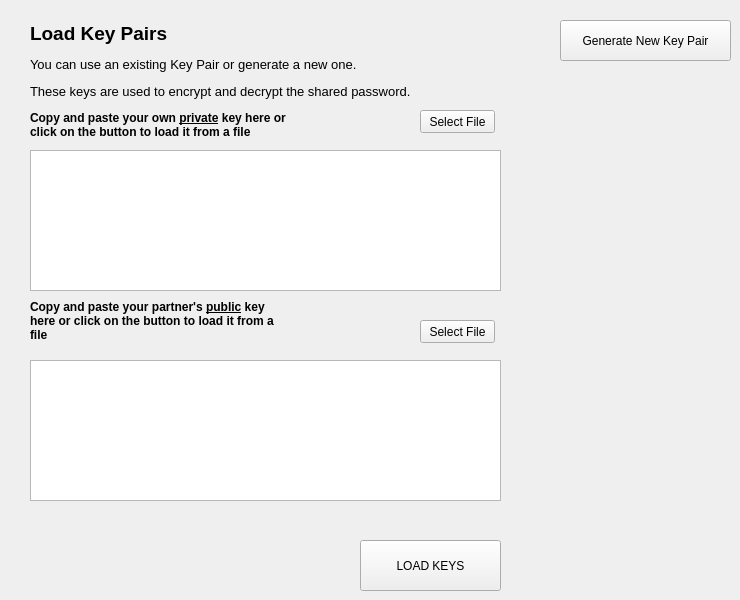
    <widget class="QWidget" name="tab_3">
     <attribute name="title">
      <string>Load Key Pairs</string>
     </attribute>
     <widget class="QTextEdit" name="textEdit">
      <property name="geometry">
       <rect>
        <x>30</x>
        <y>150</y>
        <width>471</width>
        <height>141</height>
       </rect>
      </property>
     </widget>
     <widget class="QLabel" name="label_15">
      <property name="geometry">
       <rect>
        <x>30</x>
        <y>20</y>
        <width>491</width>
        <height>81</height>
       </rect>
      </property>
      <property name="text">
       <string>&lt;html&gt;&lt;head/&gt;&lt;body&gt;&lt;p&gt;&lt;span style=&quot; font-size:14pt; font-weight:600;&quot;&gt;Load Key Pairs&lt;/span&gt;&lt;/p&gt;&lt;p&gt;&lt;span style=&quot; font-size:10pt;&quot;&gt;You can use an existing Key Pair or generate a new one.&lt;/span&gt;&lt;/p&gt;&lt;p&gt;&lt;span style=&quot; font-size:10pt;&quot;&gt;These keys are used to encrypt and decrypt the shared password. &lt;/span&gt;&lt;/p&gt;&lt;/body&gt;&lt;/html&gt;</string>
      </property>
     </widget>
     <widget class="QLabel" name="label_17">
      <property name="geometry">
       <rect>
        <x>30</x>
        <y>110</y>
        <width>261</width>
        <height>31</height>
       </rect>
      </property>
      <property name="text">
       <string>&lt;html&gt;&lt;head/&gt;&lt;body&gt;&lt;p&gt;&lt;span style=&quot; font-weight:600;&quot;&gt;Copy and paste your own &lt;/span&gt;&lt;span style=&quot; font-weight:600; text-decoration: underline;&quot;&gt;private&lt;/span&gt;&lt;span style=&quot; font-weight:600;&quot;&gt; key here or click on the button to load it from a file&lt;/span&gt;&lt;/p&gt;&lt;/body&gt;&lt;/html&gt;</string>
      </property>
      <property name="wordWrap">
       <bool>true</bool>
      </property>
     </widget>
     <widget class="QTextEdit" name="textEdit_3">
      <property name="geometry">
       <rect>
        <x>30</x>
        <y>360</y>
        <width>471</width>
        <height>141</height>
       </rect>
      </property>
     </widget>
     <widget class="QLabel" name="label_18">
      <property name="geometry">
       <rect>
        <x>30</x>
        <y>300</y>
        <width>261</width>
        <height>41</height>
       </rect>
      </property>
      <property name="text">
       <string>&lt;html&gt;&lt;head/&gt;&lt;body&gt;&lt;p&gt;&lt;span style=&quot; font-weight:600;&quot;&gt;Copy and paste your partner's &lt;/span&gt;&lt;span style=&quot; font-weight:600; text-decoration: underline;&quot;&gt;public&lt;/span&gt;&lt;span style=&quot; font-weight:600;&quot;&gt; key here or click on the button to load it from a file&lt;/span&gt;&lt;/p&gt;&lt;/body&gt;&lt;/html&gt;</string>
      </property>
      <property name="wordWrap">
       <bool>true</bool>
      </property>
     </widget>
     <widget class="QPushButton" name="pushButton">
      <property name="geometry">
       <rect>
        <x>420</x>
        <y>110</y>
        <width>75</width>
        <height>23</height>
       </rect>
      </property>
      <property name="text">
       <string>Select File</string>
      </property>
     </widget>
     <widget class="QPushButton" name="pushButton_3">
      <property name="geometry">
       <rect>
        <x>420</x>
        <y>320</y>
        <width>75</width>
        <height>23</height>
       </rect>
      </property>
      <property name="text">
       <string>Select File</string>
      </property>
     </widget>
     <widget class="QPushButton" name="pushButton_4">
      <property name="geometry">
       <rect>
        <x>360</x>
        <y>540</y>
        <width>141</width>
        <height>51</height>
       </rect>
      </property>
      <property name="text">
       <string>LOAD KEYS</string>
      </property>
     </widget>
     <widget class="QLabel" name="label_21">
      <property name="geometry">
       <rect>
        <x>420</x>
        <y>70</y>
        <width>21</width>
        <height>21</height>
       </rect>
      </property>
      <property name="toolTip">
       <string>&lt;html&gt;&lt;head/&gt;&lt;body&gt;&lt;p&gt;-- Before you can exchange messages, you and your partner need to agree on a password. &lt;br/&gt;( If you have already agreed on a password, you can skip this step )&lt;/p&gt;&lt;p&gt;-- Key Pairs will help you exchange the password in an encrypted format, so no one else can read it. &lt;/p&gt;&lt;p&gt;-- If you don't already have key files, go to the &amp;quot;other tools&amp;quot; tab and generate new keys.&lt;/p&gt;&lt;p&gt;-- When you're finished, &amp;quot;Load&amp;quot; the keys. This program will use the loaded keys to encrypt or decrypt the shared password. &lt;/p&gt;&lt;/body&gt;&lt;/html&gt;</string>
      </property>
      <property name="text">
       <string/>
      </property>
      <property name="pixmap">
       <pixmap resource="resources.qrc">:/images/help.png</pixmap>
      </property>
      <property name="scaledContents">
       <bool>true</bool>
      </property>
     </widget>
     <widget class="QLabel" name="label_22">
      <property name="geometry">
       <rect>
        <x>510</x>
        <y>110</y>
        <width>21</width>
        <height>21</height>
       </rect>
      </property>
      <property name="toolTip">
       <string>&lt;html&gt;&lt;head/&gt;&lt;body&gt;&lt;p&gt;You can either paste your private key in here, or you can load it from a file. This program will use your private key to decrypt a password that your partner has sent to you. &lt;/p&gt;&lt;/body&gt;&lt;/html&gt;</string>
      </property>
      <property name="text">
       <string/>
      </property>
      <property name="pixmap">
       <pixmap resource="resources.qrc">:/images/help.png</pixmap>
      </property>
      <property name="scaledContents">
       <bool>true</bool>
      </property>
     </widget>
     <widget class="QLabel" name="label_28">
      <property name="geometry">
       <rect>
        <x>510</x>
        <y>320</y>
        <width>21</width>
        <height>21</height>
       </rect>
      </property>
      <property name="toolTip">
       <string>&lt;html&gt;&lt;head/&gt;&lt;body&gt;&lt;p&gt;You can either paste your partner's public key, or you can load it from a file. This key will be used to encrypt a password that only your partner can decrypt &lt;/p&gt;&lt;/body&gt;&lt;/html&gt;</string>
      </property>
      <property name="text">
       <string/>
      </property>
      <property name="pixmap">
       <pixmap resource="resources.qrc">:/images/help.png</pixmap>
      </property>
      <property name="scaledContents">
       <bool>true</bool>
      </property>
     </widget>
     <widget class="QPushButton" name="pushButton_11">
      <property name="geometry">
       <rect>
        <x>560</x>
        <y>20</y>
        <width>171</width>
        <height>41</height>
       </rect>
      </property>
      <property name="toolTip">
       <string>If you don't already have one</string>
      </property>
      <property name="text">
       <string>Generate New Key Pair</string>
      </property>
     </widget>
    </widget>
